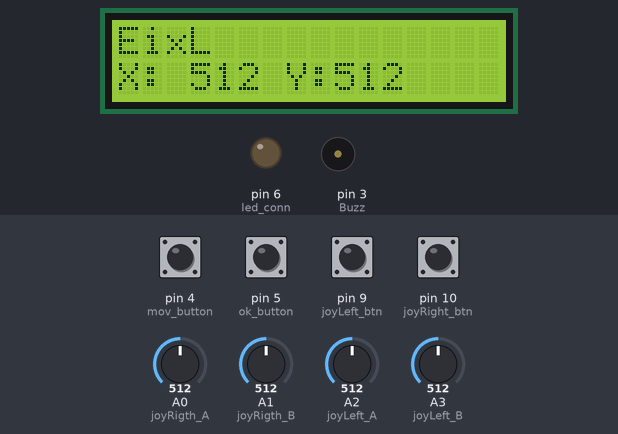
The sketch below on a simulated Arduino Uno, built with avr-gcc and run on an emulated ATmega328P. Parts: 16×2 character LCD, output pins drawn as LEDs (lit = HIGH), buzzer (waves = sounding). The inputs (shaded band) are chosen by the test bench; at power-on: pin 4 (mov_button), pin 5 (ok_button), pin 9 (joyLeft_btn), pin 10 (joyRight_btn) HIGH, A2 (joyLeft_A) = 512, A3 (joyLeft_B) = 512, A0 (joyRigth_A) = 512, A1 (joyRigth_B) = 512. No radio packets arrive unless stated.

Above: at 9.8 s.
9.9 s: pin 5 (ok_button) pulled LOW for 1 s
At 10.11 s:
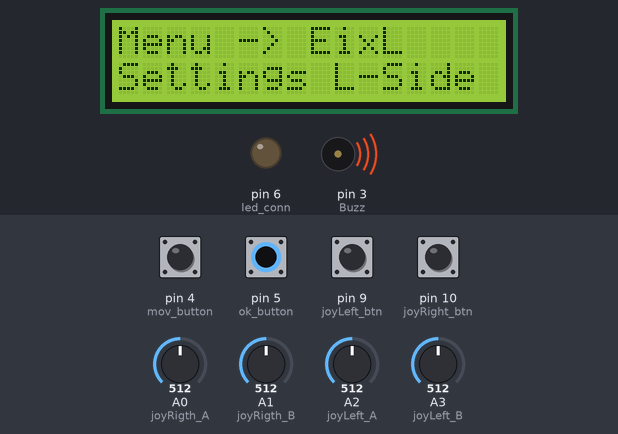
12.4 s: A2 (joyLeft_A) set to 716
At 13.8 s:
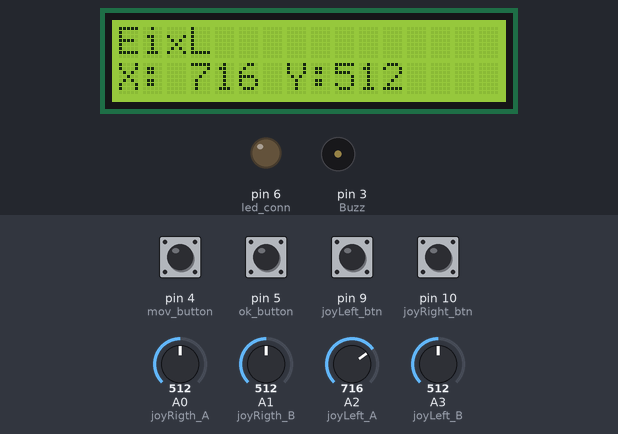
15.4 s: A3 (joyLeft_B) set to 716
At 16.7 s:
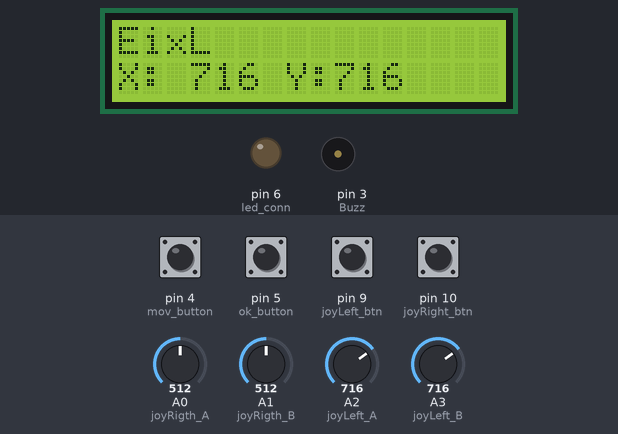
17.0 s: A2 (joyLeft_A) set to 30
At 18.4 s:
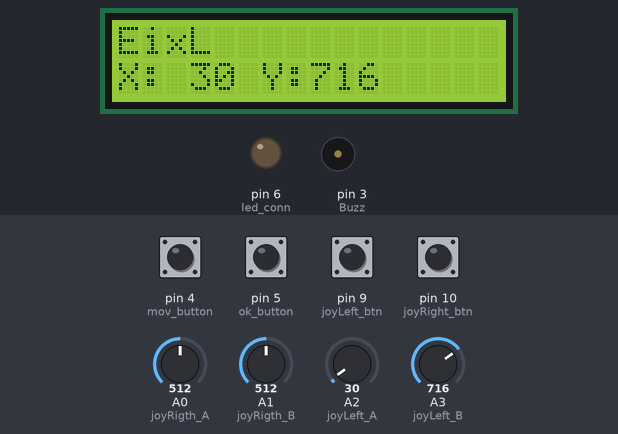
20.0 s: pin 5 (ok_button) pulled LOW for 0.15 s
At 20.6 s:
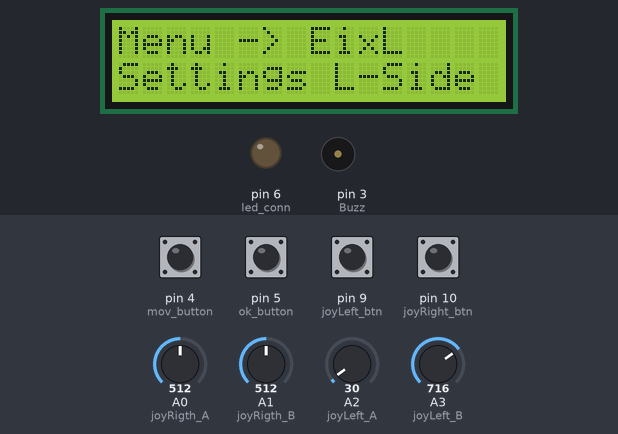
21.8 s: pin 4 (mov_button) pulled LOW for 0.15 s
At 23.5 s:
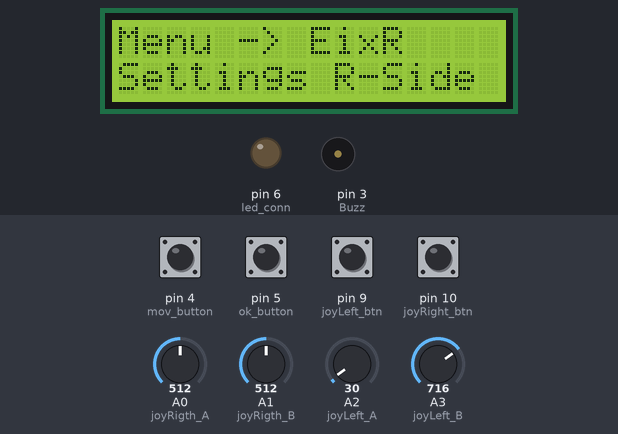
Timing chart, 0 to 25.0 s (numbered marks = the images above; inputs shaded):
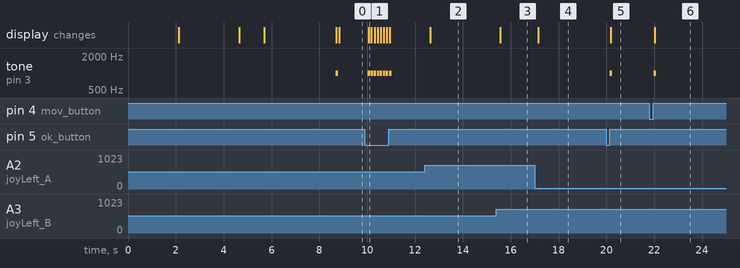

Measured:
- after the input at 9.9 s, tone on pin 3 (Buzz): alternates 1000 Hz for 0.10 s and silent for 0.03 s, 16 changes in all, then stays silent, starting after 0.13 s; the display: changes after 0.16 s (image 1)
- after the input at 12.4 s, the display: changes after 0.24 s (image 2)
- after the input at 15.4 s, the display: changes after 0.16 s (image 3)
- after the input at 17.0 s, the display: changes after 0.14 s (image 4)
- after the input at 20.0 s, tone on pin 3 (Buzz): silent → 1000 Hz after 0.14 s, → silent 0.10 s later; the display: changes after 0.17 s (image 5)
- after the input at 21.8 s, tone on pin 3 (Buzz): silent → 1000 Hz after 0.18 s, → silent 0.10 s later; the display: changes after 0.21 s (image 6)

The sketch:

uControll_Firmware_10.ino
```cpp
//Inclusão das Libarys
#include <RF24.h>
#include <LiquidCrystal_I2C.h>

#define led_conn 6
#define mov_button 4
#define ok_button 5
#define joyLeft_btn 9
#define joyRight_btn 10
#define joyLeft_A A2
#define joyLeft_B A3
#define joyRigth_A A0
#define joyRigth_B A1
#define NumPage 3
#define Buzz 3


//Estrutura de dados

struct MyData {
 int DT_joyL_A = 90;
 int DT_joyL_B = 90;
 int DT_joyR_A = 90;
 int DT_joyR_B = 90;
 bool DT_joyL_btn = false;
 bool DT_joyR_btn = false;
};

MyData data;

//Variaveis do Controle
bool ledConn_state = false;
int joyL_pos_A;
int joyL_pos_B;
int joyR_pos_A;
int joyR_pos_B;
bool joyL_button_state;
bool joyR_button_state;
bool mov_button_state;
bool ok_button_state;

//Display LIst Logic
String Menu[NumPage] = {"EixL","EixR" ,"CoN"};
String PageDesc[NumPage] = {"Settings L-Side","Settings R-Side","Connection Info"};
int PagePosi = 0;
bool MenuState = true;

const byte address[6] = "1Node";

LiquidCrystal_I2C display(0x27,16,2);
RF24 radio(7,8); //CE - CSN

void setup() {
  //Inicialização
  Serial.begin(115200);
  display.init();
  display.backlight();

  //Definição das Entradas
  Display("uControll Sys", "Loading Modules");
  pinMode(led_conn,OUTPUT);
  pinMode(mov_button, INPUT_PULLUP);
  pinMode(ok_button,INPUT_PULLUP);
  pinMode(joyLeft_btn,INPUT_PULLUP);
  pinMode(joyRight_btn,INPUT_PULLUP);
  pinMode(joyLeft_A , INPUT);
  pinMode(joyLeft_B , INPUT);
  pinMode(joyRigth_A, INPUT);
  pinMode(joyRigth_B, INPUT);
  pinMode(Buzz,OUTPUT);
  delay(2000);

  Display("uControll Sys", "Modules Loaded!");
  delay(2500);

  Display("uControll Sys", "Loading RadioF.");
  if(!radio.begin()){
   Display("uControll - RF OFF","By - Henrique");
   while(1);
  }else{
  delay(1000);
  radio.openWritingPipe(address);
  radio.setPALevel(RF24_PA_MIN);
  radio.stopListening();
  Display("uControll Sys", "RadioF. Loaded.");
  }

delay(3000);
//LedIndicator();
}

void loop() {

if(!ok_button_state){
  MenuState = !MenuState;
  bep();
}

if(MenuState){

  if(!mov_button_state){
    if(PagePosi < NumPage){
        PagePosi += 1;
      }else{
        PagePosi = 0;
       }
       bep();
    }

    Display("Menu -> " + Menu[PagePosi],PageDesc[PagePosi]);
}else{
  switch(PagePosi){
      case 0 : ShowEixL();
    break;
       case 1: ShowEixR();
      break;

  }
}


//Display(String(MenuState),Menu[PagePosi]);


//OK-----------
ReadValues();
Transmiter();
   delay(100);
}

void ReadControll(){

}
void Display(String Line1, String Line2){
  display.clear();
  display.setCursor(0,0);
  display.print(Line1);
  display.setCursor(0,1);
  display.print(Line2);
}
void Transmiter(){
  data.DT_joyL_A = joyL_pos_A;
  data.DT_joyL_B = joyL_pos_B;
  data.DT_joyL_btn  = joyL_button_state;
  data.DT_joyR_A = joyR_pos_A;
  data.DT_joyR_B = joyR_pos_B;
  data.DT_joyR_btn = joyR_button_state;
  radio.write(&data, sizeof(MyData));
}

void DebugInfo(){
  Serial.println("JoyL -A :" + String(joyL_pos_A));
  Serial.println("JoyL -B :" + String(joyL_pos_B));
  Serial.println("JoyL Button :" + String(joyL_button_state));
  Serial.println("JoyR -A :" + String(joyR_pos_A ));
  Serial.println("JoyR -B :" + String(joyR_pos_B ));
  Serial.println("JoyR Button :" + String(joyR_button_state));
  Serial.println("Next Button:" + String(ok_button_state ));
  Serial.println("Prev Button:" + String(mov_button_state ));
  Serial.println("----------------end info------------------");

}
void LedIndicator(){
  digitalWrite(led_conn, HIGH);
}
void ReadValues(){
    joyL_pos_A = analogRead(joyLeft_A);
  joyL_pos_B  = analogRead(joyLeft_B);
  joyR_pos_A = analogRead(joyRigth_A);
  joyR_pos_B = analogRead(joyRigth_B);
  joyR_button_state = digitalRead(joyRight_btn);
  joyL_button_state = digitalRead(joyLeft_btn);
  ok_button_state = digitalRead(ok_button);
  mov_button_state = digitalRead(mov_button);
}
void ShowEixL(){
  Display(Menu[PagePosi],
  "X: "+String(joyL_pos_A)+
   " Y:"+ String(joyL_pos_B));
}
void ShowEixR(){
    Display(Menu[PagePosi],
  "X: "+String(joyR_pos_A)+
   " Y:"+ String(joyR_pos_B));
}

void bep(){
  tone(Buzz,1000,100);
  //delay(50);
  //noTone(Buzz);
}
```
